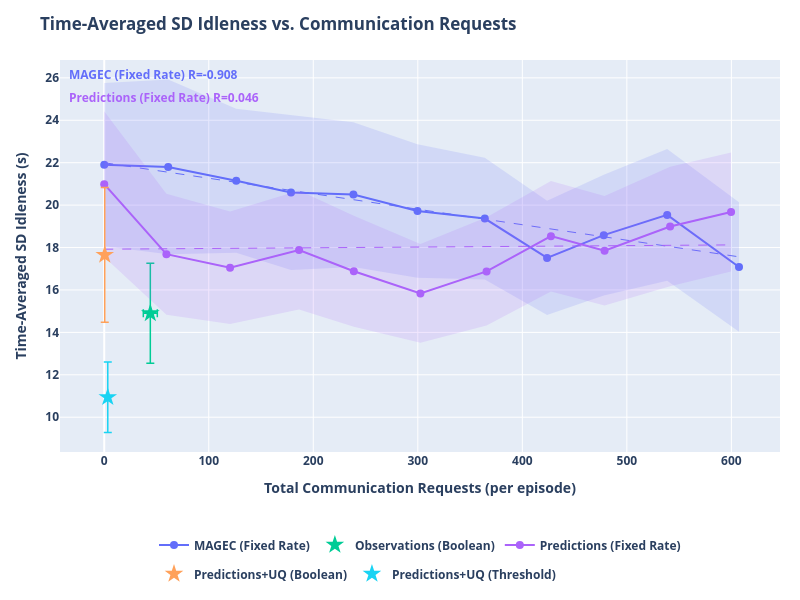

Notebook code cell kept with this figure:
### Code cell
import plotly.graph_objects as go
import plotly.express as px
import numpy as np
from plots import *

# SERIES_TO_PLOT = {"Learned Comms. + Prediction + UQ", "MAGEC"}
SERIES_TO_PLOT = None # Plot all

series_colors = {s: c for s, c in zip(output, px.colors.qualitative.Plotly)}


def get_requests(data):
    """Total communication requests per episode (mean over episodes)."""
    r = np.array(data['communication']['requests_made'][...])
    return float(np.mean(r.reshape(r.shape[0], -1).sum(axis=1)))


def get_requests_std(data):
    """Total communication requests per episode (SEM over episodes)."""
    r = np.array(data['communication']['requests_made'][...])
    per_episode = r.reshape(r.shape[0], -1).sum(axis=1)
    n = len(per_episode)
    return float(np.std(per_episode) / np.sqrt(n))


def get_idleness_mean(data):
    """Time-averaged std. idleness, mean over episodes."""
    return float(np.mean(data['stddev_idleness']))


def get_idleness_std(data):
    """Time-averaged std. idleness, SEM over episodes."""
    n = len(data['stddev_idleness'])
    return float(np.std(data['stddev_idleness']) / np.sqrt(n))


for obs_radius in obs_radii:
    # Arbitrarily choose radius 20 for plotting.
    if obs_radius != 20.0:
        continue

    fig = go.Figure()
    r_annotations = []

    for series in output:
        if SERIES_TO_PLOT is not None and series not in SERIES_TO_PLOT:
            continue

        if "Ground Truth" in series:
            continue

        color = series_colors.get(series, '#888888')
        all_exps = list(output[series].keys())

        # Swept experiments: encoded as obs_radius_X_comms_Y
        swept_exps = sorted(
            [e for e in all_exps if f"obs_radius_{obs_radius:.1f}_comms_" in e and "Fixed Rate" in series],
            key=lambda e: float(e.split("_comms_")[1])
        )
        # Fixed (learned comms) experiments: encoded as obs_radius_X only
        fixed_exps = [e for e in all_exps if f"obs_radius_{obs_radius:.1f}" in e and not "Fixed Rate" in series]

        if swept_exps:
            comms_ps = [float(e.split("_comms_")[1]) for e in swept_exps]
            xs = [get_requests(output[series][e]) for e in swept_exps]
            ys = [get_idleness_mean(output[series][e]) for e in swept_exps]
            xs_std = [get_requests_std(output[series][e]) for e in swept_exps]
            ys_std = [get_idleness_std(output[series][e]) for e in swept_exps]

            fig.add_trace(go.Scatter(
                x=xs,
                y=ys,
                mode='lines+markers',
                name=series,
                line=dict(color=color),
                marker=dict(color=color, size=8),
                legendgroup=series,
                # error_x and error_y removed — replaced by shaded band below
                hovertemplate=[
                    f"{series}<br>comms_p={cp:.3f}<br>requests=%{{x:.1f}}<br>idleness=%{{y:.4f}}<extra></extra>"
                    for cp in comms_ps
                ],
            ))

            # SEM shaded band (y-direction)
            y_upper = [y + s for y, s in zip(ys, ys_std)]
            y_lower = [y - s for y, s in zip(ys, ys_std)]
            fig.add_trace(go.Scatter(
                x=xs + xs[::-1],
                y=y_upper + y_lower[::-1],
                fill='toself',
                fillcolor=color,
                line=dict(color='rgba(255,255,255,0)'),
                opacity=0.15,
                legendgroup=series,
                showlegend=False,
                hoverinfo='skip',
            ))

            # OLS trendline
            if len(xs) >= 2:
                x_trend, y_trend, r2 = fit_ols_trendline(xs, ys)
                fig.add_trace(go.Scatter(
                    x=x_trend,
                    y=y_trend,
                    mode='lines',
                    name=f"{series} (fit)",
                    line=dict(color=color, dash='dash', width=1),
                    legendgroup=series,
                    showlegend=False,
                    hoverinfo='skip',
                ))
                r_annotations.append(
                    dict(
                        text=f"<b>{series}</b> R={r2:.3f}",
                        xref='paper', yref='paper',
                        x=0.01,
                        y=0.99 - len(r_annotations) * 0.06,
                        xanchor='left', yanchor='top',
                        showarrow=False,
                        font=dict(color=color, size=12),
                    )
                )

        if fixed_exps:
            xs_f = [get_requests(output[series][e]) for e in fixed_exps]
            ys_f = [get_idleness_mean(output[series][e]) for e in fixed_exps]
            xs_std_f = [get_requests_std(output[series][e]) for e in fixed_exps]
            ys_std_f = [get_idleness_std(output[series][e]) for e in fixed_exps]
            fig.add_trace(go.Scatter(
                x=xs_f,
                y=ys_f,
                mode='markers',
                name=series,
                marker=dict(color=color, size=14, symbol='star'),
                legendgroup=series,
                showlegend=len(swept_exps) == 0,
                error_x=dict(array=xs_std_f, visible=True, color=color, thickness=1.5, width=4),
                error_y=dict(array=ys_std_f, visible=True, color=color, thickness=1.5, width=4),
                hovertemplate=f"{series}<br>requests=%{{x:.1f}}<br>idleness=%{{y:.4f}}<extra></extra>",
            ))

    fig.update_layout(
        title=f"Time-Averaged SD Idleness vs. Communication Requests",
        # title=f"Time-Averaged SD Idleness vs. Communication Requests (obs_radius={obs_radius:.1f})",
        xaxis_title="Total Communication Requests (per episode)",
        yaxis_title="Time-Averaged SD Idleness (s)",
        height=600,
        width=800,
        hovermode='closest',
        autosize=True,
        margin=dict(l=60, r=20, t=60, b=120),
        legend=dict(orientation='h', yanchor='top', y=-0.2, xanchor='center', x=0.5),
        annotations=r_annotations,
        font=dict(
            weight="bold"
        )
    )
    fig.show()

### Figure 1 — Plotly figure (JSON) as saved in the notebook; plotly's stock layout.template omitted (floating-point values rounded to 4 significant figures; data arrays with more than 128 entries replaced by an {"elided": "..."} marker saying what was removed)
{"data": [{"hovertemplate": ["MAGEC (Fixed Rate)<br>comms_p=0.000<br>requests=%{x:.1f}<br>idleness=%{y:.4f}<extra></extra>", "MAGEC (Fixed Rate)<br>comms_p=0.050<br>requests=%{x:.1f}<br>idleness=%{y:.4f}<extra></extra>", "MAGEC (Fixed Rate)<br>comms_p=0.100<br>requests=%{x:.1f}<br>idleness=%{y:.4f}<extra></extra>", "MAGEC (Fixed Rate)<br>comms_p=0.150<br>requests=%{x:.1f}<br>idleness=%{y:.4f}<extra></extra>", "MAGEC (Fixed Rate)<br>comms_p=0.200<br>requests=%{x:.1f}<br>idleness=%{y:.4f}<extra></extra>", "MAGEC (Fixed Rate)<br>comms_p=0.250<br>requests=%{x:.1f}<br>idleness=%{y:.4f}<extra></extra>", "MAGEC (Fixed Rate)<br>comms_p=0.300<br>requests=%{x:.1f}<br>idleness=%{y:.4f}<extra></extra>", "MAGEC (Fixed Rate)<br>comms_p=0.350<br>requests=%{x:.1f}<br>idleness=%{y:.4f}<extra></extra>", "MAGEC (Fixed Rate)<br>comms_p=0.400<br>requests=%{x:.1f}<br>idleness=%{y:.4f}<extra></extra>", "MAGEC (Fixed Rate)<br>comms_p=0.450<br>requests=%{x:.1f}<br>idleness=%{y:.4f}<extra></extra>", "MAGEC (Fixed Rate)<br>comms_p=0.500<br>requests=%{x:.1f}<br>idleness=%{y:.4f}<extra></extra>"], "legendgroup": "MAGEC (Fixed Rate)", "line": {"color": "#636EFA"}, "marker": {"color": "#636EFA", "size": 8}, "mode": "lines+markers", "name": "MAGEC (Fixed Rate)", "type": "scatter", "x": [0, 61.2, 126.3, 178.7, 238.4, 299.7, 364.1, 423.7, 477.9, 538.6, 607.3], "y": [21.91, 21.8, 21.15, 20.59, 20.5, 19.72, 19.37, 17.51, 18.58, 19.54, 17.08]}, {"fill": "toself", "fillcolor": "#636EFA", "hoverinfo": "skip", "legendgroup": "MAGEC (Fixed Rate)", "line": {"color": "rgba(255,255,255,0)"}, "opacity": 0.15, "showlegend": false, "type": "scatter", "x": [0, 61.2, 126.3, 178.7, 238.4, 299.7, 364.1, 423.7, 477.9, 538.6, 607.3, 607.3, 538.6, 477.9, 423.7, 364.1, 299.7, 238.4, 178.7, 126.3, 61.2, 0], "y": [25.76, 25.92, 24.54, 24.25, 23.91, 22.88, 22.24, 20.21, 21.43, 22.65, 20.13, 14.03, 16.43, 15.74, 14.82, 16.49, 16.57, 17.09, 16.94, 17.76, 17.68, 18.06]}, {"hoverinfo": "skip", "legendgroup": "MAGEC (Fixed Rate)", "line": {"color": "#636EFA", "dash": "dash", "width": 1}, "mode": "lines", "name": "MAGEC (Fixed Rate) (fit)", "showlegend": false, "type": "scatter", "x": {"elided": "200 float values"}, "y": {"elided": "200 float values"}}, {"error_x": {"array": [6.695], "color": "#00CC96", "thickness": 1.5, "visible": true, "width": 4}, "error_y": {"array": [2.358], "color": "#00CC96", "thickness": 1.5, "visible": true, "width": 4}, "hovertemplate": "Observations (Boolean)<br>requests=%{x:.1f}<br>idleness=%{y:.4f}<extra></extra>", "legendgroup": "Observations (Boolean)", "marker": {"color": "#00CC96", "size": 14, "symbol": "star"}, "mode": "markers", "name": "Observations (Boolean)", "showlegend": true, "type": "scatter", "x": [44.1], "y": [14.9]}, {"hovertemplate": ["Predictions (Fixed Rate)<br>comms_p=0.000<br>requests=%{x:.1f}<br>idleness=%{y:.4f}<extra></extra>", "Predictions (Fixed Rate)<br>comms_p=0.050<br>requests=%{x:.1f}<br>idleness=%{y:.4f}<extra></extra>", "Predictions (Fixed Rate)<br>comms_p=0.100<br>requests=%{x:.1f}<br>idleness=%{y:.4f}<extra></extra>", "Predictions (Fixed Rate)<br>comms_p=0.150<br>requests=%{x:.1f}<br>idleness=%{y:.4f}<extra></extra>", "Predictions (Fixed Rate)<br>comms_p=0.200<br>requests=%{x:.1f}<br>idleness=%{y:.4f}<extra></extra>", "Predictions (Fixed Rate)<br>comms_p=0.250<br>requests=%{x:.1f}<br>idleness=%{y:.4f}<extra></extra>", "Predictions (Fixed Rate)<br>comms_p=0.300<br>requests=%{x:.1f}<br>idleness=%{y:.4f}<extra></extra>", "Predictions (Fixed Rate)<br>comms_p=0.350<br>requests=%{x:.1f}<br>idleness=%{y:.4f}<extra></extra>", "Predictions (Fixed Rate)<br>comms_p=0.400<br>requests=%{x:.1f}<br>idleness=%{y:.4f}<extra></extra>", "Predictions (Fixed Rate)<br>comms_p=0.450<br>requests=%{x:.1f}<br>idleness=%{y:.4f}<extra></extra>", "Predictions (Fixed Rate)<br>comms_p=0.500<br>requests=%{x:.1f}<br>idleness=%{y:.4f}<extra></extra>"], "legendgroup": "Predictions (Fixed Rate)", "line": {"color": "#AB63FA"}, "marker": {"color": "#AB63FA", "size": 8}, "mode": "lines+markers", "name": "Predictions (Fixed Rate)", "type": "scatter", "x": [0, 59.5, 120.4, 186.4, 238.8, 302.5, 365.8, 427.4, 478.7, 541.4, 599.7], "y": [20.99, 17.69, 17.05, 17.88, 16.88, 15.84, 16.88, 18.54, 17.85, 18.99, 19.68]}, {"fill": "toself", "fillcolor": "#AB63FA", "hoverinfo": "skip", "legendgroup": "Predictions (Fixed Rate)", "line": {"color": "rgba(255,255,255,0)"}, "opacity": 0.15, "showlegend": false, "type": "scatter", "x": [0, 59.5, 120.4, 186.4, 238.8, 302.5, 365.8, 427.4, 478.7, 541.4, 599.7, 599.7, 541.4, 478.7, 427.4, 365.8, 302.5, 238.8, 186.4, 120.4, 59.5, 0], "y": [24.43, 20.54, 19.7, 20.68, 19.5, 18.17, 19.42, 21.14, 20.43, 21.8, 22.48, 16.87, 16.18, 15.27, 15.93, 14.33, 13.51, 14.27, 15.08, 14.4, 14.83, 17.55]}, {"hoverinfo": "skip", "legendgroup": "Predictions (Fixed Rate)", "line": {"color": "#AB63FA", "dash": "dash", "width": 1}, "mode": "lines", "name": "Predictions (Fixed Rate) (fit)", "showlegend": false, "type": "scatter", "x": {"elided": "200 float values"}, "y": {"elided": "200 float values"}}, {"error_x": {"array": [0.3808], "color": "#FFA15A", "thickness": 1.5, "visible": true, "width": 4}, "error_y": {"array": [3.175], "color": "#FFA15A", "thickness": 1.5, "visible": true, "width": 4}, "hovertemplate": "Predictions+UQ (Boolean)<br>requests=%{x:.1f}<br>idleness=%{y:.4f}<extra></extra>", "legendgroup": "Predictions+UQ (Boolean)", "marker": {"color": "#FFA15A", "size": 14, "symbol": "star"}, "mode": "markers", "name": "Predictions+UQ (Boolean)", "showlegend": true, "type": "scatter", "x": [0.5], "y": [17.65]}, {"error_x": {"array": [0.429], "color": "#19D3F3", "thickness": 1.5, "visible": true, "width": 4}, "error_y": {"array": [1.66], "color": "#19D3F3", "thickness": 1.5, "visible": true, "width": 4}, "hovertemplate": "Predictions+UQ (Threshold)<br>requests=%{x:.1f}<br>idleness=%{y:.4f}<extra></extra>", "legendgroup": "Predictions+UQ (Threshold)", "marker": {"color": "#19D3F3", "size": 14, "symbol": "star"}, "mode": "markers", "name": "Predictions+UQ (Threshold)", "showlegend": true, "type": "scatter", "x": [3.4], "y": [10.94]}], "layout": {"annotations": [{"font": {"color": "#636EFA", "size": 12}, "showarrow": false, "text": "<b>MAGEC (Fixed Rate)</b> R=-0.908", "x": 0.01, "xanchor": "left", "xref": "paper", "y": 0.99, "yanchor": "top", "yref": "paper"}, {"font": {"color": "#AB63FA", "size": 12}, "showarrow": false, "text": "<b>Predictions (Fixed Rate)</b> R=0.046", "x": 0.01, "xanchor": "left", "xref": "paper", "y": 0.93, "yanchor": "top", "yref": "paper"}], "autosize": true, "font": {"weight": "bold"}, "height": 600, "hovermode": "closest", "legend": {"orientation": "h", "x": 0.5, "xanchor": "center", "y": -0.2, "yanchor": "top"}, "margin": {"b": 120, "l": 60, "r": 20, "t": 60}, "title": {"text": "Time-Averaged SD Idleness vs. Communication Requests"}, "width": 800, "xaxis": {"title": {"text": "Total Communication Requests (per episode)"}}, "yaxis": {"title": {"text": "Time-Averaged SD Idleness (s)"}}}}
